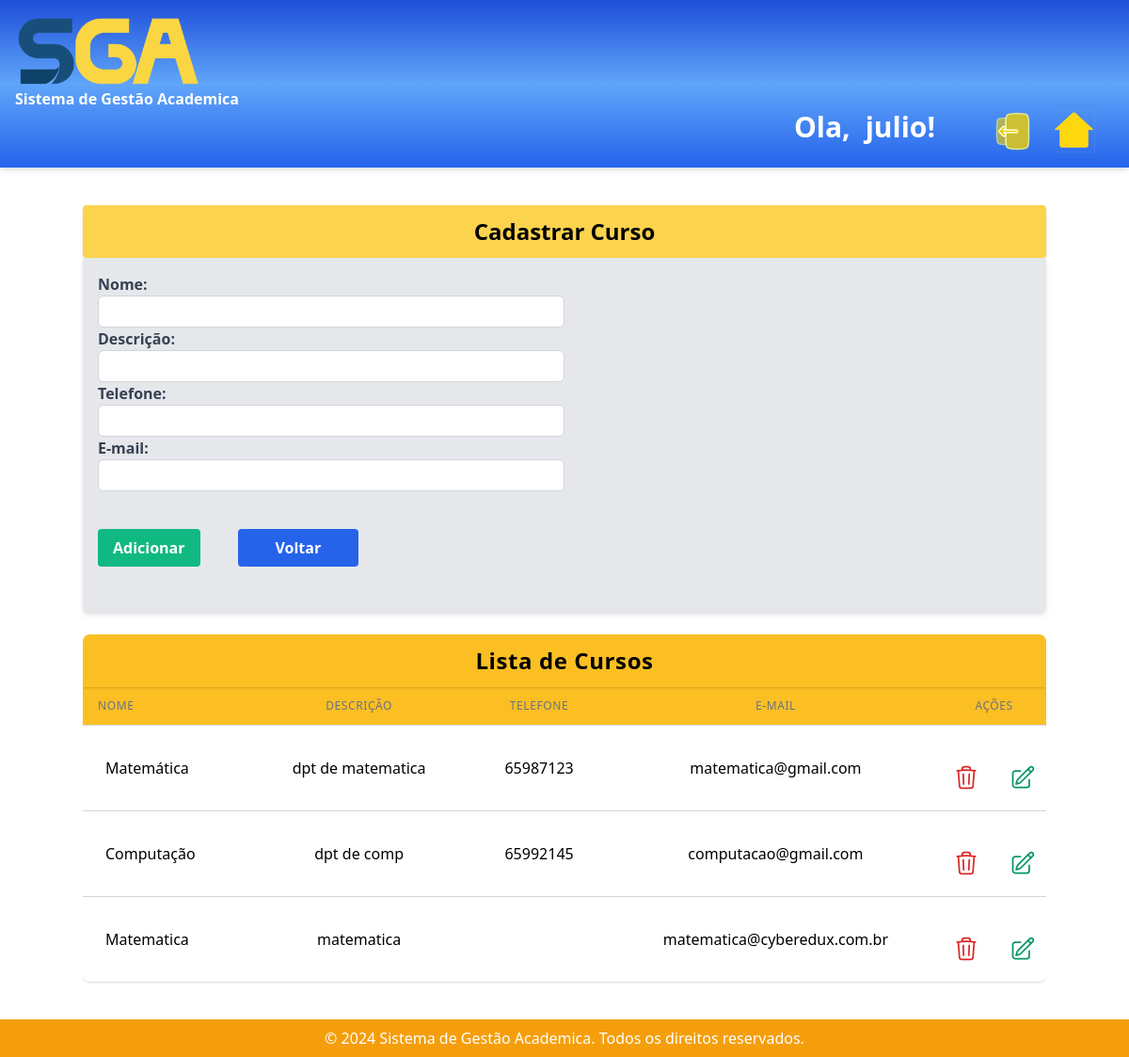
The app's page /cadastrar_departamento/ (signed in), older data.
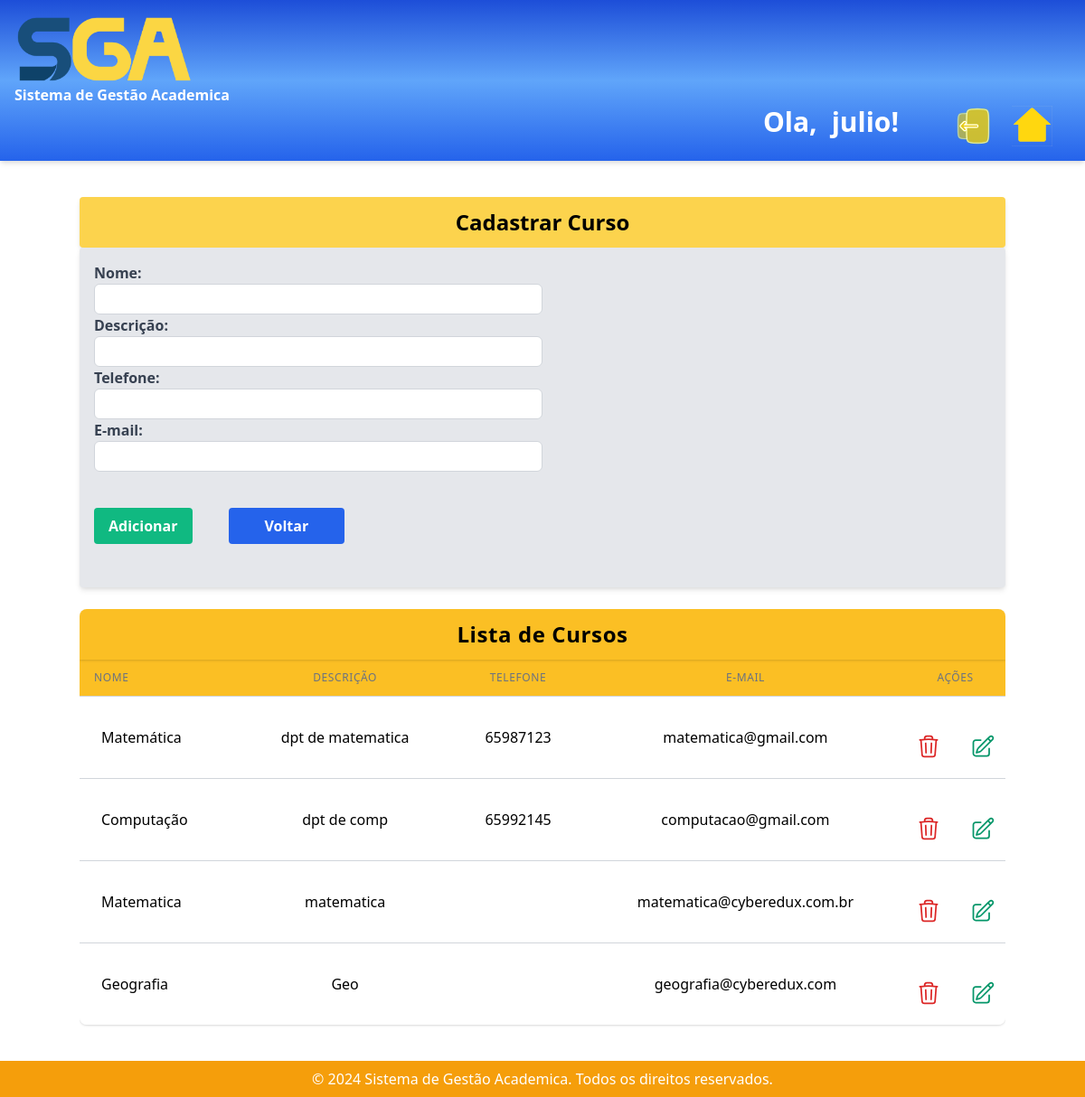
The same page, newer data.
### sistema_academico/models.py (models this page shows, shortened)
class Departamento(models.Model):
    nome = models.CharField(max_length=100)
    descricao = models.TextField()
    telefone = models.CharField(max_length=20, null=True, blank=True)
    email = models.EmailField()

### sistema_academico/views.py (the view, shortened to what this page needs)
# urls.py: path('cadastrar_departamento/',views.Cadastrar_departamento, name='cadastrar_departamento'),
@login_required(login_url="/")
def Cadastrar_departamento(request):
    departamentos = Departamento.objects.all()
    return render(request, 'cadastrar_departamento.html', {'departamentos':departamentos})

### sistema_academico/templates/cadastrar_departamento.html (shortened to what the changed rows need)
{% extends 'base.html' %}
{% block content %}
<div class="container mx-auto bg-yellow-300 mt-10 mb-0 p-3 shadow-md overflow-hidden sm:rounded">
    <h1 class="text-center font-bold text-2xl">Cadastrar Curso</h1>
  </div>
<div class="container mx-auto">
    <div class="overflow-x-auto">
        <table class="min-w-full divide-y divide-gray-300 bg-white shadow overflow-hidden sm:rounded-lg mb-10">
            <thead class="bg-yellow-400">
                <tr class="shadow">
                    <th class="px-2 py-3 text-left text-xs tracking-wider " colspan="5"> <h1 class="text-2xl text-center">Lista de Cursos</h1>
                    </th>
                </tr>
                <tr>
                    <th class="px-4 py-3 text-left text-xs font-medium text-gray-500 uppercase tracking-wider">Nome</th>
                    <th class="px-4 py-3 text-left text-xs font-medium text-gray-500 uppercase tracking-wider text-center">Descrição</th>
                    <th class="px-4 py-3 text-left text-xs font-medium text-gray-500 uppercase tracking-wider text-center">Telefone</th>
                    <th class="px-4 py-3 text-left text-xs font-medium text-gray-500 uppercase tracking-wider text-center">E-mail</th>
                    <th class="px-4 py-3 text-left text-xs font-medium text-gray-500 uppercase tracking-wider text-center">Ações</th>
                </tr>
            </thead>
            <tbody class="bg-white divide-y divide-gray-300">
                {% for departamento in departamentos %}
                <tr>
                    <td class="px-6 py-4 whitespace-nowrap">{{ departamento.nome }}</td>
                    <td class="px-6 py-4 whitespace-nowrap text-center">{{ departamento.descricao }}</td>
                    <td class="px-6 py-4 whitespace-nowrap text-center">{{ departamento.telefone }}</td>
                    <td class="px-6 py-4 whitespace-nowrap text-center">{{ departamento.email }}</td>
                    <td class="mt-10 mb-5 flex justify-center items-rigth space-x-8 text-center">
                        <div>
                            <a href="{% url 'delete_departamento' departamento.id %}" class="text-red-600 hover:text-red-400 ">
                            </a>
                        </div>
                        <div>
                            <a href="{% url 'editar_departamento' departamento.id %}" class="text-green-600 hover:text-green-400">
                            </a>
                        </div>
                    </td>
                </tr>
                {% empty %}
                <tr>
                    <td colspan="5" class="px-6 py-4 whitespace-nowrap">Nenhum curso encontrado.</td>
                </tr>
                {% endfor %}
            </tbody>
        </table>
    </div>
</div>
{% endblock %}

Row changes from the older to the newer data that the page shows:
added Departamento: nome "Geografia", descricao "Geo", email "geografia@cyberedux.com"
